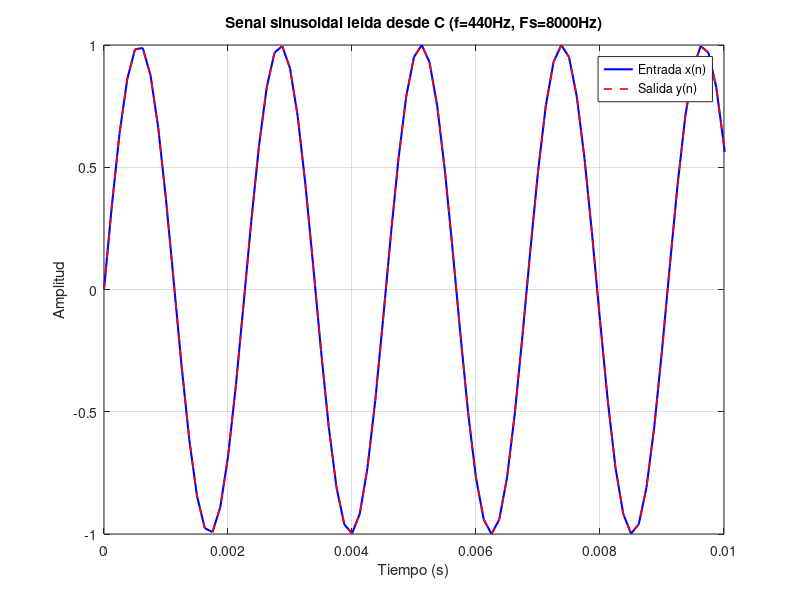

This figure's MATLAB source:
clc; clear; close all;

% Leer archivo generado por C
datos  = load('archivo1.txt');
t      = datos(:, 1);
input  = datos(:, 2);
output = datos(:, 3);

% Graficar
figure;
plot(t, input, 'b', 'LineWidth', 1.5);
hold on;
plot(t, output, 'r--', 'LineWidth', 1.2);
hold off;
xlabel('Tiempo (s)');
ylabel('Amplitud');
title('Senal sinusoidal leida desde C (f=440Hz, Fs=8000Hz)');
legend('Entrada x(n)', 'Salida y(n)');
grid on;
xlim([0, 0.01]);   % muestra los primeros 10ms para ver bien los ciclos
